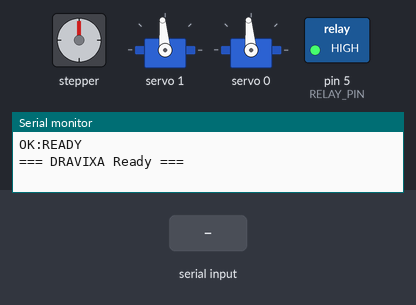
Recording of a sketch running on a simulated Arduino Uno, built with avr-gcc and run on an emulated ATmega328P. Parts: stepper motor, 2 × servo, switched loads named in the sketch (green lamp = pin HIGH), the last lines printed to the serial monitor. Wiring (inferred from the names in the program): stepper motor driver (200 steps per turn assumed): step pin 9; direction pin 10; enable pin 8. Inputs (shaded band) come from the test bench. Pins used as bus, display or sensor lines are not drawn.

Above: at 1.2 s.
1.3 s: "F\n" received over Serial
At 1.45 s:
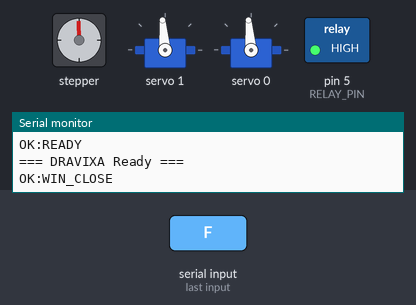
4.3 s: "ON,1\n" received over Serial
At 4.45 s:
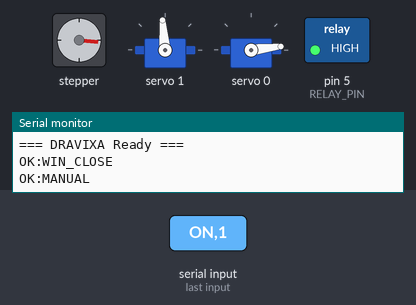
7.3 s: "ON\n" received over Serial
At 9.6 s:
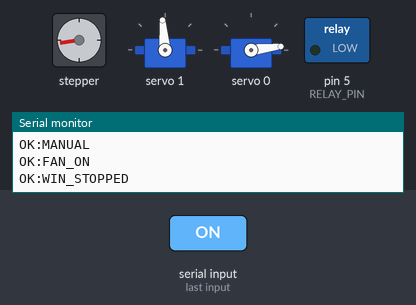
10.3 s: "OFF\n" received over Serial
At 11.5 s:
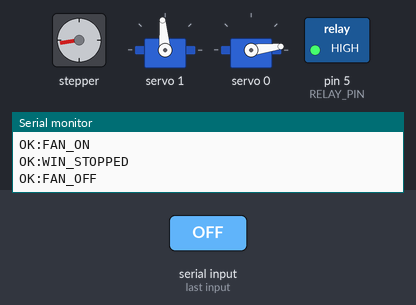
11.8 s: "B\n" received over Serial
At 12.25 s:
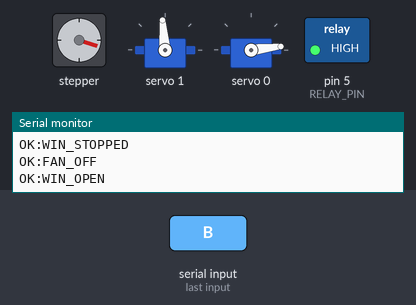
14.8 s: "CONFUSED\n" received over Serial
At 15.9 s:
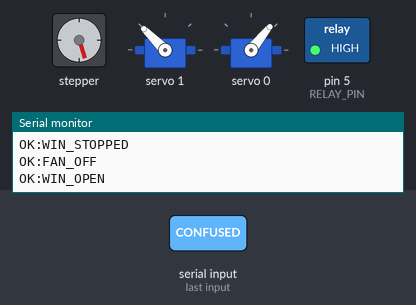
Timing chart, 0 to 18.8 s (numbered marks = the images above; inputs shaded):
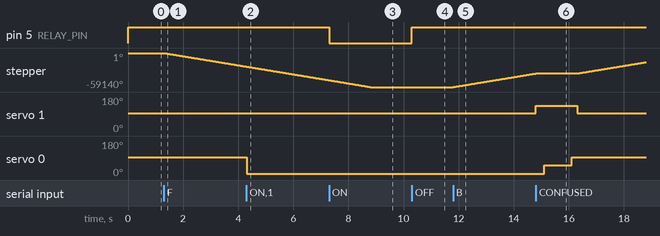

The sketch:

simulation.ino
```cpp
#include <Wire.h>
#include <Adafruit_PWMServoDriver.h>

Adafruit_PWMServoDriver pwm = Adafruit_PWMServoDriver();

// Servo
#define SERVOMIN   150
#define SERVOMAX   600
#define SERVO_FREQ  60
#define HEAD        0
#define WAIST       1

// Relay
#define RELAY_PIN   5

// Stepper
#define EN_PIN      8
#define STEP_PIN    9
#define DIR_PIN     10
#define STEP_DELAY  100

bool          moving    = false;
unsigned long moveStart = 0;
unsigned long moveDur   = 0;

// ─────────────────────────────────────────────────────────────
void set_servo(uint8_t port, uint8_t angle) {
  angle = constrain(angle, 0, 180);
  pwm.setPWM(port, 0, map(angle, 0, 180, SERVOMIN, SERVOMAX));
}

void do_ready()    { set_servo(WAIST, 90);  set_servo(HEAD, 90);  Serial.println("OK:READY"); }
void do_confused() {
  set_servo(WAIST, 130); delay(300);
  set_servo(HEAD,   45); delay(1000);
  set_servo(HEAD,   90); delay(200);
  set_servo(WAIST,  90); Serial.println("OK:CONFUSED");
}
void do_shake() {
  set_servo(WAIST, 90);
  set_servo(HEAD,  45); delay(300);
  set_servo(HEAD, 135); delay(300);
  set_servo(HEAD,  45); delay(300);
  set_servo(HEAD, 135); delay(300);
  set_servo(HEAD,  90); Serial.println("OK:SHAKE");
}
void do_nod() {
  set_servo(HEAD,  60); delay(300);
  set_servo(HEAD, 110); delay(300);
  set_servo(HEAD,  60); delay(300);
  set_servo(HEAD,  90); Serial.println("OK:NOD");
}
void do_dance() {
  for (int i = 0; i < 3; i++) {
    set_servo(WAIST,  40); set_servo(HEAD,  30); delay(400);
    set_servo(WAIST, 140); set_servo(HEAD, 150); delay(400);
  }
  do_ready(); Serial.println("OK:DANCE");
}
void do_sleep() {
  set_servo(HEAD, 130); set_servo(WAIST, 70);
  Serial.println("OK:SLEEP");
}

// ─────────────────────────────────────────────────────────────
void setup() {
  Serial.begin(115200);
  Serial.setTimeout(10);

  pinMode(RELAY_PIN, OUTPUT); digitalWrite(RELAY_PIN, HIGH);
  pinMode(EN_PIN,    OUTPUT); digitalWrite(EN_PIN,    LOW);
  pinMode(STEP_PIN,  OUTPUT);
  pinMode(DIR_PIN,   OUTPUT); digitalWrite(DIR_PIN,   LOW);

  pwm.begin();
  pwm.setOscillatorFrequency(27000000);
  pwm.setPWMFreq(SERVO_FREQ);
  delay(10);

  do_ready();
  Serial.println("=== DRAVIXA Ready ===");
}

// ─────────────────────────────────────────────────────────────
void loop() {
  // Read command
  if (Serial.available() > 0) {
    String cmd = Serial.readStringUntil('\n');
    cmd.trim();
    if (cmd.length() == 0) goto step_check;
    cmd.toUpperCase();

    // AC / Fan
    if      (cmd == "ON")       { digitalWrite(RELAY_PIN, LOW);  Serial.println("OK:FAN_ON");  }
    else if (cmd == "OFF")      { digitalWrite(RELAY_PIN, HIGH); Serial.println("OK:FAN_OFF"); }

    // Window / Stepper
    else if (cmd == "F") { digitalWrite(DIR_PIN, LOW);  moving=true; moveStart=millis(); moveDur=7500; Serial.println("OK:WIN_CLOSE"); }
    else if (cmd == "B") { digitalWrite(DIR_PIN, HIGH); moving=true; moveStart=millis(); moveDur=7500; Serial.println("OK:WIN_OPEN");  }
    else if (cmd == "H") { digitalWrite(DIR_PIN, HIGH); moving=true; moveStart=millis(); moveDur=3750; Serial.println("OK:WIN_HALF");  }
    else if (cmd == "S") { moving=false; moveDur=0; Serial.println("OK:WIN_STOP"); }

    // Bot emotes
    else if (cmd == "READY")    { do_ready();    }
    else if (cmd == "CONFUSED") { do_confused(); }
    else if (cmd == "SHAKE")    { do_shake();    }
    else if (cmd == "NOD")      { do_nod();      }
    else if (cmd == "DANCE")    { do_dance();    }
    else if (cmd == "SLEEP")    { do_sleep();    }

    // Manual: port,angle
    else if (cmd.indexOf(',') > 0) {
      int ci = cmd.indexOf(',');
      int p  = cmd.substring(0, ci).toInt();
      int a  = cmd.substring(ci + 1).toInt();
      if (p == HEAD || p == WAIST) {
        set_servo(p, a);
        Serial.println("OK:MANUAL");
      } else {
        Serial.println("ERR:PORT");
      }
    }
    else { Serial.println("ERR:UNKNOWN"); }
  }

  // Auto-stop stepper
  step_check:
  if (moving && moveDur > 0 && millis() - moveStart >= moveDur) {
    moving = false; moveDur = 0;
    Serial.println("OK:WIN_STOPPED");
  }

  // Step if moving
  if (moving) {
    digitalWrite(STEP_PIN, HIGH); delayMicroseconds(STEP_DELAY);
    digitalWrite(STEP_PIN, LOW);  delayMicroseconds(STEP_DELAY);
  }
}
```

Measured:
- after the input at 1.3 s, stepper: keeps turning counter-clockwise at about 7888°/s, starting at once
- after the input at 4.3 s, servo 0: 95° → 7° at once
- after the input at 7.3 s, pin 5 (RELAY_PIN): HIGH → LOW at once
- after the input at 10.3 s, pin 5 (RELAY_PIN): LOW → HIGH at once
- after the input at 11.8 s, stepper: keeps turning clockwise at about 7889°/s, starting at once
- after the input at 14.8 s, servo 1: 95° → 135° at once, → 95° 1.5 s later; servo 0: 7° → 51° after 0.30 s, → 95° 1.0 s later
